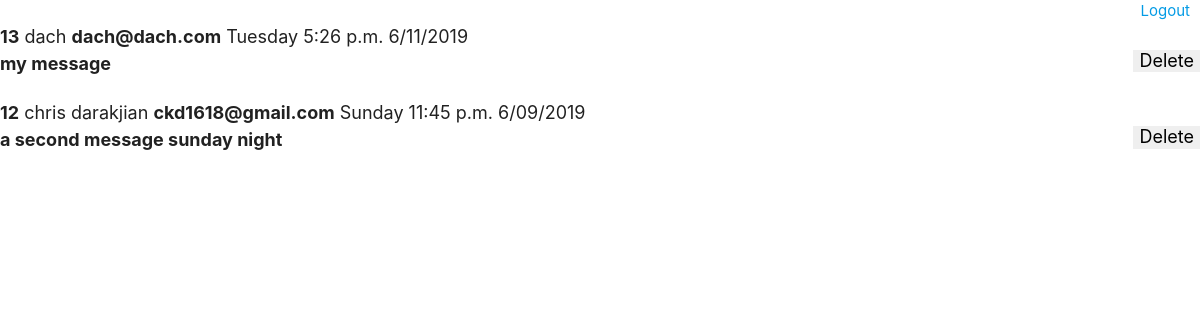
Before: /dashboard (signed in) with the older database file.
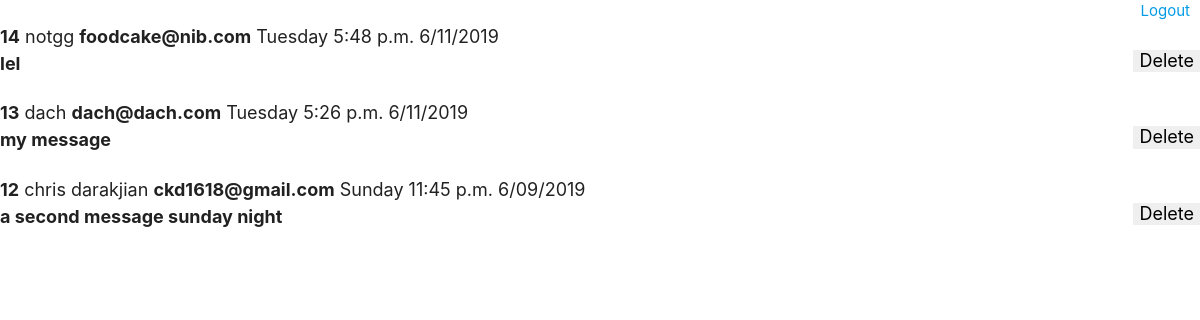
After: the same page with the newer database file.
### main/models.py (models this page shows)
class Note(models.Model):
  name = models.CharField(max_length=255, null=True, blank=True)
  email = models.CharField(max_length=255, null=True, blank=True)
  message = models.TextField(null=True, blank=True)
  createdAt = models.DateTimeField(auto_now_add=True, null=True, blank=True)
  updatedAt = models.DateTimeField(auto_now=True, null=True, blank=True)

### main/views.py (the view)
# urls.py: path('dashboard', views.dashboard, name='dashboard'),
def dashboard(request):
    if not 'userId' in request.session:
        messages.error(request, 'You need to login.')
        return redirect('/ckd')
    notes = Note.objects.all()
    user = User.objects.get(id=request.session['userId'])
    context = {
        'notes': notes,
        'user': user,
        'array5': [1,2,3,4,5],
    }
    return render(request, 'dashboard.html', context)

### main/templates/dashboard.html (shortened to what this page needs)
{% load static %}
<!DOCTYPE html>
<html lang="en">
<head>
    <link rel="stylesheet" type="text/css" href="{% static 'css/c1.css' %}">
    <link rel="stylesheet" href="https://cdnjs.cloudflare.com/ajax/libs/materialize/1.0.0-rc.2/css/materialize.min.css">
</head>
<body>
    <a class='floatr' href="/logout">Logout</a>
    <br>
    {% for n in notes reversed %}
        <p class="c b"><b>{{n.id}}</b> {{n.name}} <b>{{n.email}}</b> {{n.createdAt|date:'l P n/d/Y'}} </p>
        <p class="c b"><b>{{n.message|linebreaksbr}}</b> <button class="e" onclick="askToDelete('{{ n.id }}')">Delete</button> </p>
        <br>
    {% endfor %}
</body>
</html>

Changed rows visible on the page:
added Note: id "14", name "notgg", email "foodcake@nib.com", createdAt "Tuesday 5:48 p.m. 6/11/2019", message "lel"
